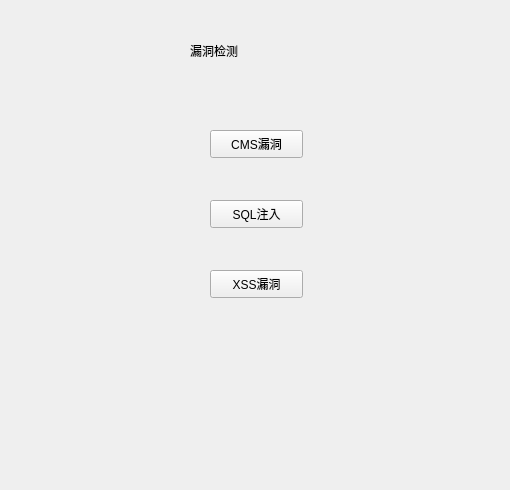
<?xml version="1.0" encoding="UTF-8"?>
<ui version="4.0">
 <class>loudongjiance</class>
 <widget class="QWidget" name="loudongjiance">
  <property name="geometry">
   <rect>
    <x>0</x>
    <y>0</y>
    <width>510</width>
    <height>490</height>
   </rect>
  </property>
  <property name="windowTitle">
   <string>loudongjiance</string>
  </property>
  <property name="windowIcon">
   <iconset>
    <normaloff>C:/Users/23584/Pictures/lovewallpaper/PK2.png</normaloff>C:/Users/23584/Pictures/lovewallpaper/PK2.png</iconset>
  </property>
  <widget class="QLabel" name="label">
   <property name="geometry">
    <rect>
     <x>190</x>
     <y>0</y>
     <width>161</width>
     <height>101</height>
    </rect>
   </property>
   <property name="styleSheet">
    <string notr="true">font: 22pt &quot;楷体&quot;;</string>
   </property>
   <property name="text">
    <string>漏洞检测</string>
   </property>
  </widget>
  <widget class="QPushButton" name="pushButton">
   <property name="geometry">
    <rect>
     <x>210</x>
     <y>130</y>
     <width>93</width>
     <height>28</height>
    </rect>
   </property>
   <property name="text">
    <string>CMS漏洞</string>
   </property>
  </widget>
  <widget class="QPushButton" name="pushButton_2">
   <property name="geometry">
    <rect>
     <x>210</x>
     <y>200</y>
     <width>93</width>
     <height>28</height>
    </rect>
   </property>
   <property name="text">
    <string>SQL注入</string>
   </property>
  </widget>
  <widget class="QPushButton" name="pushButton_3">
   <property name="geometry">
    <rect>
     <x>210</x>
     <y>270</y>
     <width>93</width>
     <height>28</height>
    </rect>
   </property>
   <property name="text">
    <string>XSS漏洞</string>
   </property>
  </widget>
 </widget>
 <resources/>
 <connections/>
</ui>
